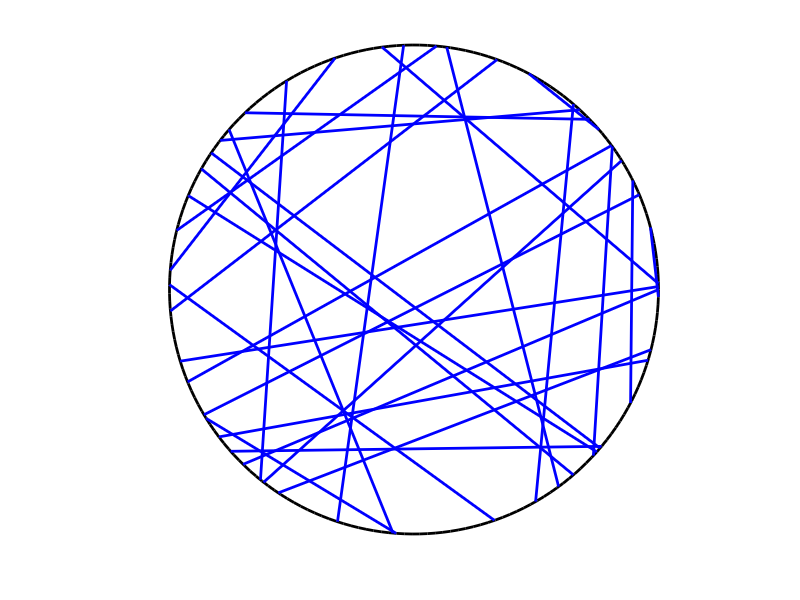

Here is the MATLAB script that generated this plot:
% Simulate a uniform Poisson line process on a disk.
% Author: H. Paul Keeler, 2019.

close all; clearvars; clc;

%%%START Parameters START%%%
%Poisson line process parameters
lambda=4; %intensity (ie mean density) of the Poisson line process

%Simulation disk dimensions
xx0=0; yy0=0; %center of disk
r=1; %disk radius
massLine=2*pi*r*lambda; %total measure/mass of the line process
%%%END Parameters END%%%

%%%START Simulate a Poisson line process on a disk START%%%
%Simulate Poisson point process
numbLines=poissrnd(massLine);%Poisson number of lines
theta=2*pi*rand(numbLines,1); %choose angular component uniformly
p=r*rand(numbLines,1); %choose radial component uniformly
q=sqrt(r.^2-p.^2); %distance to circle edge (alonge line)

%calculate trig values
sin_theta=sin(theta);
cos_theta=cos(theta);

%calculate segment endpoints of Poisson line process
xx1=xx0+p.*cos_theta+q.*sin_theta;
yy1=yy0+p.*sin_theta-q.*cos_theta;
xx2=xx0+p.*cos_theta-q.*sin_theta;
yy2=yy0+p.*sin_theta+q.*cos_theta;
%%%END Simulate a Poisson line process on a disk END%%%


%%% START Plotting %%%START
%draw circle
t=linspace(0,2*pi,200);
xp=r*cos(t); yp=r*sin(t);
plot(xx0+xp,yy0+yp,'k','LineWidth',2);
axis square; hold on;
axis tight;
xticks([]);yticks([]);
set(gca,'Visible','off');

%plot segments of Poisson line process
plot([xx1';xx2'],[yy1';yy2'],'b','LineWidth',2);
%%%END Plotting END%%%
